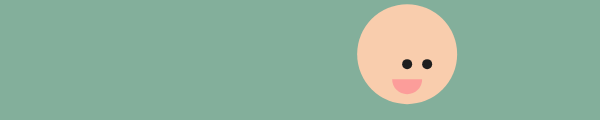
Frame 1 (no input)
Frame 60 (no input): identical to frame 1, image omitted
Frame 120 (the mouse pressed at the canvas centre since frame 60): identical to frame 1, image omitted

The p5.js sketch that drew this single still picture (run headless with seeded random() and noise() and a simulated clock; from frame 60 on, the mouse is pressed at the canvas centre):

// p5.js sketch
// ── sketch.js
//Declare variables
    var x;
    var y;

    function setup() {
      createCanvas(600, 120);

      //Initialize variables
      x = random(50, 550);
      y = random(50, 70);

      noStroke();

    }

    function draw() {
      background(131, 175, 155);//greenish blue

      //Face
      fill(249,205,173);//rosy beige
      ellipse(x, y, 100, 100);

      //Eye 1
      fill(30);//dark gray
      ellipse(x, y+10, 10, 10);

      //Eye 2
      ellipse(x+20, y+10, 10, 10);

      //Mouth
      fill(252, 157, 154);//light pink
      arc(x, y+25, 30, 30, 0, radians(180), PIE);

  }
